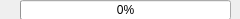
<?xml version="1.0" encoding="UTF-8"?>
<ui version="4.0">
 <class>BrightnessControlWidget</class>
 <widget class="QWidget" name="BrightnessControlWidget">
  <property name="geometry">
   <rect>
    <x>0</x>
    <y>0</y>
    <width>240</width>
    <height>19</height>
   </rect>
  </property>
  <property name="windowTitle">
   <string>Form</string>
  </property>
  <widget class="QProgressBar" name="progressBar">
   <property name="geometry">
    <rect>
     <x>20</x>
     <y>0</y>
     <width>211</width>
     <height>20</height>
    </rect>
   </property>
   <property name="value">
    <number>0</number>
   </property>
  </widget>
  <widget class="QLabel" name="brightnesson">
   <property name="enabled">
    <bool>false</bool>
   </property>
   <property name="geometry">
    <rect>
     <x>0</x>
     <y>0</y>
     <width>21</width>
     <height>21</height>
    </rect>
   </property>
   <property name="text">
    <string/>
   </property>
   <property name="pixmap">
    <pixmap>brightness-up.png</pixmap>
   </property>
   <property name="scaledContents">
    <bool>true</bool>
   </property>
  </widget>
 </widget>
 <resources/>
 <connections/>
</ui>
